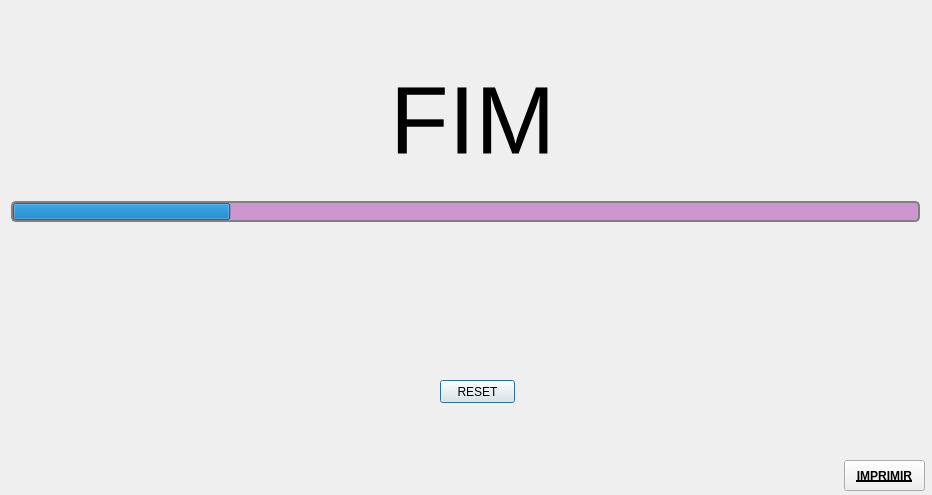
<?xml version="1.0" encoding="UTF-8"?>
<ui version="4.0">
 <class>Dialog</class>
 <widget class="QDialog" name="Dialog">
  <property name="geometry">
   <rect>
    <x>0</x>
    <y>0</y>
    <width>932</width>
    <height>495</height>
   </rect>
  </property>
  <property name="windowTitle">
   <string>Urna Eletrônica - v0.1</string>
  </property>
  <property name="styleSheet">
   <string notr="true"/>
  </property>
  <widget class="QProgressBar" name="progressBar">
   <property name="geometry">
    <rect>
     <x>10</x>
     <y>200</y>
     <width>911</width>
     <height>23</height>
    </rect>
   </property>
   <property name="styleSheet">
    <string notr="true">    border: 2px solid grey;
    border-radius: 5px;
    text-align: center;     background-color: #CD96CD;
    width: 10px;
    margin: 0.5px;</string>
   </property>
   <property name="value">
    <number>24</number>
   </property>
   <property name="textVisible">
    <bool>false</bool>
   </property>
  </widget>
  <widget class="QPushButton" name="pushButton">
   <property name="geometry">
    <rect>
     <x>440</x>
     <y>380</y>
     <width>75</width>
     <height>23</height>
    </rect>
   </property>
   <property name="text">
    <string>RESET</string>
   </property>
  </widget>
  <widget class="QLabel" name="label">
   <property name="geometry">
    <rect>
     <x>390</x>
     <y>70</y>
     <width>171</width>
     <height>101</height>
    </rect>
   </property>
   <property name="font">
    <font>
     <pointsize>72</pointsize>
    </font>
   </property>
   <property name="text">
    <string>FIM</string>
   </property>
  </widget>
  <widget class="QPushButton" name="pushButton_2">
   <property name="geometry">
    <rect>
     <x>844</x>
     <y>460</y>
     <width>81</width>
     <height>31</height>
    </rect>
   </property>
   <property name="font">
    <font>
     <weight>75</weight>
     <bold>true</bold>
     <underline>true</underline>
    </font>
   </property>
   <property name="styleSheet">
    <string notr="true"/>
   </property>
   <property name="text">
    <string>IMPRIMIR</string>
   </property>
  </widget>
 </widget>
 <resources/>
 <connections/>
</ui>
